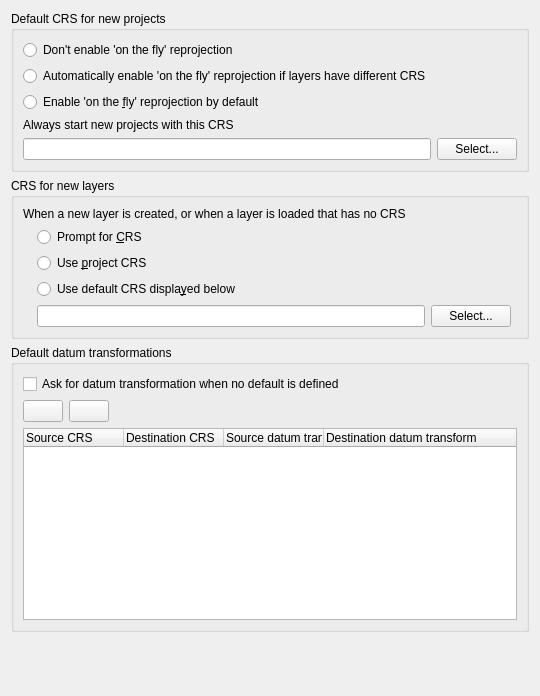
             <widget class="QWidget" name="mOptionsScrollAreaContents_08">
              <property name="geometry">
               <rect>
                <x>0</x>
                <y>0</y>
                <width>536</width>
                <height>696</height>
               </rect>
              </property>
              <layout class="QGridLayout" name="gridLayout_15">
               <item row="5" column="0">
                <spacer name="verticalSpacer">
                 <property name="orientation">
                  <enum>Qt::Vertical</enum>
                 </property>
                 <property name="sizeHint" stdset="0">
                  <size>
                   <width>20</width>
                   <height>40</height>
                  </size>
                 </property>
                </spacer>
               </item>
               <item row="2" column="0">
                <widget class="QgsCollapsibleGroupBox" name="grpProjectionBehaviour">
                 <property name="title">
                  <string>CRS for new layers</string>
                 </property>
                 <layout class="QGridLayout" name="gridLayout_23">
                  <item row="4" column="1">
                   <widget class="QLineEdit" name="leLayerGlobalCrs">
                    <property name="readOnly">
                     <bool>true</bool>
                    </property>
                   </widget>
                  </item>
                  <item row="4" column="2">
                   <widget class="QPushButton" name="pbnSelectProjection">
                    <property name="text">
                     <string>Select...</string>
                    </property>
                   </widget>
                  </item>
                  <item row="2" column="1">
                   <widget class="QRadioButton" name="radUseProjectProjection">
                    <property name="text">
                     <string>Use &amp;project CRS</string>
                    </property>
                   </widget>
                  </item>
                  <item row="1" column="1">
                   <widget class="QRadioButton" name="radPromptForProjection">
                    <property name="text">
                     <string>Prompt for &amp;CRS</string>
                    </property>
                   </widget>
                  </item>
                  <item row="3" column="1">
                   <widget class="QRadioButton" name="radUseGlobalProjection">
                    <property name="text">
                     <string>Use default CRS displa&amp;yed below</string>
                    </property>
                   </widget>
                  </item>
                  <item row="2" column="0">
                   <spacer name="horizontalSpacer_27">
                    <property name="orientation">
                     <enum>Qt::Horizontal</enum>
                    </property>
                    <property name="sizeType">
                     <enum>QSizePolicy::Fixed</enum>
                    </property>
                    <property name="sizeHint" stdset="0">
                     <size>
                      <width>8</width>
                      <height>20</height>
                     </size>
                    </property>
                   </spacer>
                  </item>
                  <item row="0" column="0" colspan="4">
                   <widget class="QLabel" name="label_8">
                    <property name="sizePolicy">
                     <sizepolicy hsizetype="Preferred" vsizetype="Maximum">
                      <horstretch>0</horstretch>
                      <verstretch>0</verstretch>
                     </sizepolicy>
                    </property>
                    <property name="text">
                     <string>When a new layer is created, or when a layer is loaded that has no CRS</string>
                    </property>
                    <property name="wordWrap">
                     <bool>true</bool>
                    </property>
                   </widget>
                  </item>
                 </layout>
                </widget>
               </item>
               <item row="1" column="0">
                <widget class="QgsCollapsibleGroupBox" name="grpOtfTransform">
                 <property name="title">
                  <string>Default CRS for new projects</string>
                 </property>
                 <layout class="QGridLayout" name="gridLayout_22">
                  <item row="2" column="0">
                   <widget class="QRadioButton" name="radOtfTransform">
                    <property name="text">
                     <string>Enable 'on the &amp;fly' reprojection by default</string>
                    </property>
                   </widget>
                  </item>
                  <item row="1" column="0">
                   <widget class="QRadioButton" name="radOtfAuto">
                    <property name="whatsThis">
                     <string>Automatically enable 'on the fly' reprojection if CRS of a new added layer differ from CRS of layer(s) already present. CRS of present layer(s) will be used.</string>
                    </property>
                    <property name="text">
                     <string>Automatically enable 'on the fly' reprojection if layers have different CRS</string>
                    </property>
                   </widget>
                  </item>
                  <item row="4" column="0">
                   <widget class="QLineEdit" name="leProjectGlobalCrs">
                    <property name="readOnly">
                     <bool>true</bool>
                    </property>
                   </widget>
                  </item>
                  <item row="0" column="0">
                   <widget class="QRadioButton" name="radOtfNone">
                    <property name="text">
                     <string>Don't enable 'on the fly' reprojection</string>
                    </property>
                   </widget>
                  </item>
                  <item row="4" column="1">
                   <widget class="QPushButton" name="pbnSelectOtfProjection">
                    <property name="text">
                     <string>Select...</string>
                    </property>
                   </widget>
                  </item>
                  <item row="3" column="0">
                   <widget class="QLabel" name="label_16">
                    <property name="text">
                     <string>Always start new projects with this CRS</string>
                    </property>
                    <property name="buddy">
                     <cstring>leProjectGlobalCrs</cstring>
                    </property>
                   </widget>
                  </item>
                 </layout>
                </widget>
               </item>
               <item row="3" column="0">
                <widget class="QgsCollapsibleGroupBox" name="mDefaultDatumTransformGroupBox">
                 <property name="title">
                  <string>Default datum transformations</string>
                 </property>
                 <layout class="QGridLayout" name="gridLayout_10">
                  <item row="1" column="0">
                   <layout class="QHBoxLayout" name="horizontalLayout_38">
                    <item>
                     <widget class="QPushButton" name="mAddDefaultTransformButton">
                      <property name="text">
                       <string/>
                      </property>
                      <property name="icon">
                       <iconset resource="../../images/images.qrc">
                        <normaloff>:/images/themes/default/symbologyAdd.png</normaloff>:/images/themes/default/symbologyAdd.png</iconset>
                      </property>
                     </widget>
                    </item>
                    <item>
                     <widget class="QPushButton" name="mRemoveDefaultTransformButton">
                      <property name="text">
                       <string/>
                      </property>
                      <property name="icon">
                       <iconset resource="../../images/images.qrc">
                        <normaloff>:/images/themes/default/symbologyRemove.png</normaloff>:/images/themes/default/symbologyRemove.png</iconset>
                      </property>
                     </widget>
                    </item>
                    <item>
                     <spacer name="horizontalSpacer_38">
                      <property name="orientation">
                       <enum>Qt::Horizontal</enum>
                      </property>
                      <property name="sizeHint" stdset="0">
                       <size>
                        <width>568</width>
                        <height>20</height>
                       </size>
                      </property>
                     </spacer>
                    </item>
                   </layout>
                  </item>
                  <item row="2" column="0">
                   <widget class="QTreeWidget" name="mDefaultDatumTransformTreeWidget">
                    <column>
                     <property name="text">
                      <string>Source CRS</string>
                     </property>
                    </column>
                    <column>
                     <property name="text">
                      <string>Destination CRS</string>
                     </property>
                    </column>
                    <column>
                     <property name="text">
                      <string>Source datum transform</string>
                     </property>
                    </column>
                    <column>
                     <property name="text">
                      <string>Destination datum transform</string>
                     </property>
                    </column>
                   </widget>
                  </item>
                  <item row="0" column="0">
                   <widget class="QCheckBox" name="chkShowDatumTransformDialog">
                    <property name="text">
                     <string>Ask for datum transformation when no default is defined</string>
                    </property>
                   </widget>
                  </item>
                 </layout>
                </widget>
               </item>
              </layout>
             </widget>
